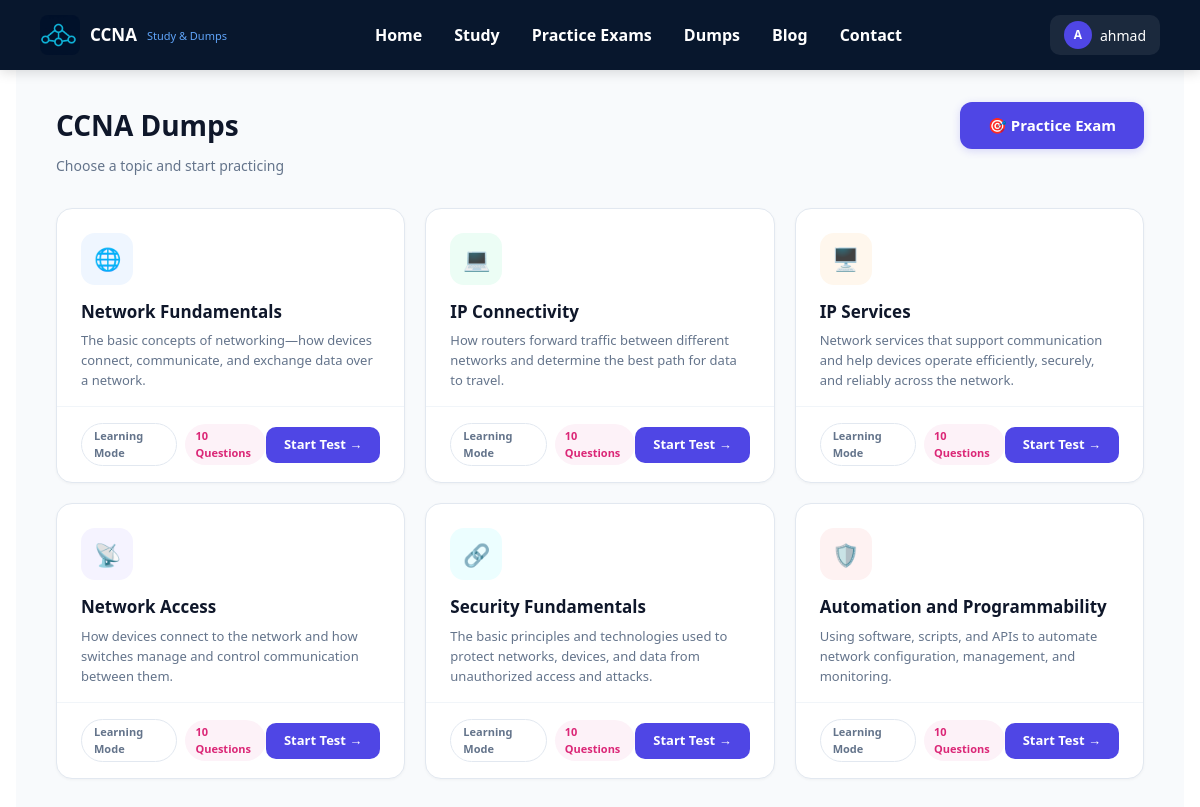
Page /quiz/tests/ (signed in) on the committed database.
### quiz/models.py (models this page shows, shortened)
class Test(models.Model):
    name = models.CharField(max_length=255)
    description = models.TextField(blank=True)
    test_type = models.CharField(max_length=10, choices=TEST_TYPES, default="learning")
    position = models.PositiveIntegerField(
        default=0, help_text="Display order of the test"
    )
    class Meta:
        ordering = ["position", "name"]

### quiz/views.py (the view)
# urls.py: path('tests/', test_list, name='test_list'),
@login_required
def test_list(request):
    tests = Test.objects.annotate(question_count=Count("questions")).order_by(
        "position", "name"
    )
    descriptions = {
        "IP Connectivity": "How routers forward traffic between different networks and determine the best path for data to travel.",
        "Automation and Programmability": "Using software, scripts, and APIs to automate network configuration, management, and monitoring.",
        "IP Services": "Network services that support communication and help devices operate efficiently, securely, and reliably across the network.",
        "Network Access": "How devices connect to the network and how switches manage and control communication between them.",
        "Network Fundamentals": "The basic concepts of networking—how devices connect, communicate, and exchange data over a network.",
        "Security Fundamentals": "The basic principles and technologies used to protect networks, devices, and data from unauthorized access and attacks.",
    }
    FREE_CATEGORIES = ["Network Fundamentals", "IP Connectivity", "IP Services"]
    user_has_full = request.user.is_authenticated and (
        request.user.is_staff
        or getattr(request.user.userprofile, "is_premium", lambda: False)()
    )
    for test in tests:
        test.desc = descriptions.get(test.name, test.description or "Practice questions covering this CCNA exam topic.")
        test.is_locked = (not user_has_full) and (test.name not in FREE_CATEGORIES)
    return render(request, "quiz/test_list.html", {"tests": tests})

### quiz/models.py (called while the page is built)
    def is_premium(self):
        from django.utils import timezone
        return bool(self.premium_expires_at and self.premium_expires_at > timezone.now())

    def premium_days_left(self):
        if not self.is_premium():
            return 0
        from django.utils import timezone
        delta = self.premium_expires_at - timezone.now()
        return max(0, delta.days + (1 if delta.seconds > 0 else 0))

### quiz/templates/quiz/test_list.html (shortened to what this page needs)
{% extends 'quiz/base.html' %}
{% load static %}
{% block extra_head %}
<link rel="stylesheet" href="{% static 'quiz/css/categories.css' %}">
{% endblock %}
{% block content %}
<div class="cat-page">
<div class="cat-container">
<div class="cat-header" style="flex-wrap:wrap">
    <div style="display:flex;align-items:center;justify-content:space-between;width:100%;margin-bottom:4px">
        <h1 style="margin:0">CCNA Dumps</h1>
        <a href="{% url 'practice_exam' %}" style="display:inline-flex;align-items:center;gap:6px;padding:12px 28px;font-size:15px;font-weight:700;color:#fff;background:#4f46e5;border-radius:12px;text-decoration:none;box-shadow:0 2px 8px rgba(79,70,229,.2)">🎯 Practice Exam</a>
    </div>
    <p class="sub">Choose a topic and start practicing</p>
</div>
<div id="testsContainer" class="cat-grid">
    {% for test in tests %}
    <div class="cat-card" data-test-id="{{ test.id }}">
        <div class="cat-card-body">
            <div class="cat-card-icon" style="background:{% cycle '#eff6ff' '#ecfdf5' '#fff7ed' '#f5f3ff' '#ecfeff' '#fef2f2' %};color:{% cycle '#3b82f6' '#10b981' '#f97316' '#8b5cf6' '#06b6d4' '#ef4444' %}">
                {% cycle '🌐' '💻' '🖥' '📡' '🔗' '🛡' %}
            </div>
            <h3 class="cat-card-title">{{ test.name }}</h3>
            <p class="cat-card-desc">{{ test.desc }}</p>
        </div>
        <div class="cat-card-footer">
            <div class="cat-pills">
                <span class="cat-pill-mode">{{ test.get_test_type_display }}</span>
                <span class="cat-pill-count">{{ test.question_count|default:0 }} Questions</span>
            </div>
            <a href="{% url 'start_test' test.id %}" class="btn-start start-test-btn {% if test.is_locked %}locked{% endif %}" {% if test.is_locked %}style="pointer-events:none;background:#cbd5e1"{% endif %}>
                {% if test.is_locked %}🔒 Premium{% else %}Start Test →{% endif %}
            </a>
        </div>
    </div>
    {% empty %}
    <div style="grid-column:1/-1;text-align:center;padding:80px 0">
        <p style="font-size:18px;color:#94a3b8">No dumps yet. Check back soon.</p>
    </div>
    {% endfor %}
</div>
</div>
</div>
{% endblock %}

### quiz/templates/quiz/navbar.html (shortened to what this page needs)
{% load static %}
<nav style="background:#08172d;height:70px;width:100vw;position:fixed;top:0;left:0;z-index:50;display:flex;align-items:center;padding:0 40px;box-shadow:0 2px 12px rgba(0,0,0,0.15)">
    <a href="{% url 'landing_page' %}" style="display:flex;align-items:center;gap:10px;text-decoration:none;flex-shrink:0">
        <img src="{% static 'images/ali.png' %}?v=3" alt="CCNA Prep" style="width:40px;height:40px;border-radius:8px;object-fit:cover">
        <span style="color:#fff;font-weight:700;font-size:17px">CCNA</span><span style="color:#60a5fa;font-size:11px;display:block;line-height:1">Study &amp; Dumps</span>
    </a>
    <ul style="display:flex;align-items:center;gap:32px;list-style:none;margin:0 auto;padding:0">
        <li><a href="{% url 'landing_page' %}" style="color:#fff;font-weight:600;font-size:16px;text-decoration:none">Home</a></li>
        <li><a href="{% url 'study' %}" style="color:#fff;font-weight:600;font-size:16px;text-decoration:none">Study</a></li>
        <li><a href="{% url 'practice_exam' %}" style="color:#fff;font-weight:600;font-size:16px;text-decoration:none">Practice Exams</a></li>
        <li><a href="{% url 'test_list' %}" style="color:#fff;font-weight:600;font-size:16px;text-decoration:none">Dumps</a></li>
        <li><a href="#" style="color:#fff;font-weight:600;font-size:16px;text-decoration:none">Blog</a></li>
        <li><a href="{% url 'about' %}" style="color:#fff;font-weight:600;font-size:16px;text-decoration:none">Contact</a></li>
    </ul>
    <div style="display:flex;align-items:center;gap:12px;flex-shrink:0">
        {% if user.is_authenticated %}
            <div style="position:relative" id="user-menu-wrap">
                <button id="user-menu-btn" style="display:flex;align-items:center;gap:8px;background:rgba(255,255,255,.08);border:none;color:#fff;padding:6px 14px;border-radius:10px;cursor:pointer;font-size:14px;font-weight:500">
                    <span style="width:28px;height:28px;border-radius:50%;background:#4f46e5;display:flex;align-items:center;justify-content:center;font-size:12px;font-weight:700">{{ user.username|slice:":1"|upper }}</span>
                    {{ user.username }}
                </button>
            </div>
        {% endif %}
    </div>
</nav>
<div style="height:70px"></div>

### quiz/static/quiz/css/categories.css (style rules this page uses)
.cat-page { background: #f8fafc; min-height: 100vh; }
.cat-container { max-width: 1300px; margin: 0 auto; padding: 32px 40px; }
.cat-header { display: flex; justify-content: space-between; align-items: flex-start; margin-bottom: 32px; }
.cat-header h1 { font-size: 28px; font-weight: 800; color: #0f172a; }
.cat-header .sub { font-size: 14px; color: #64748b; margin-top: 2px; }
.cat-grid { display: grid; grid-template-columns: repeat(3, 1fr); gap: 20px; }
.cat-card { background: #fff; border-radius: 16px; border: 1px solid #e2e8f0; box-shadow: 0 1px 3px rgba(0,0,0,.04); padding: 0; transition: transform .25s, box-shadow .25s; overflow: hidden; display: flex; flex-direction: column; }
.cat-card-body { padding: 24px 24px 0; flex: 1; }
.cat-card-icon { width: 52px; height: 52px; border-radius: 14px; display: flex; align-items: center; justify-content: center; font-size: 22px; margin-bottom: 14px; }
.cat-card-title { font-size: 17px; font-weight: 700; color: #0f172a; margin-bottom: 6px; }
.cat-card-desc { font-size: 13px; color: #64748b; line-height: 1.55; }
.cat-card-footer { display: flex; align-items: center; justify-content: space-between; padding: 16px 24px; margin-top: 16px; border-top: 1px solid #f1f5f9; }
.cat-pills { display: flex; align-items: center; gap: 8px; }
.cat-pill-mode { font-size: 11px; font-weight: 600; padding: 4px 12px; border-radius: 99px; border: 1px solid #e2e8f0; color: #64748b; background: #fff; }
.cat-pill-count { font-size: 11px; font-weight: 700; padding: 4px 10px; border-radius: 99px; background: #fdf2f8; color: #db2777; }
.btn-start { display: inline-flex; align-items: center; gap: 4px; padding: 8px 18px; font-size: 13px; font-weight: 600; color: #fff; background: #4f46e5; border-radius: 10px; text-decoration: none; transition: background .2s; white-space: nowrap; }

### rows in the picture
Test: name "Network Fundamentals", desc "The basic concepts of networking—how devices connect, communicate, and exchange data over a network.", test_type "Learning Mode", question_count "10", shows "Start Test →"
Test: name "IP Connectivity", desc "How routers forward traffic between different networks and determine the best path for data to travel.", test_type "Learning Mode", question_count "10", shows "Start Test →"
Test: name "IP Services", desc "Network services that support communication and help devices operate efficiently, securely, and reliably across the network.", test_type "Learning Mode", question_count "10", shows "Start Test →"
Test: name "Network Access", desc "How devices connect to the network and how switches manage and control communication between them.", test_type "Learning Mode", question_count "10", shows "Start Test →"
Test: name "Security Fundamentals", desc "The basic principles and technologies used to protect networks, devices, and data from unauthorized access and attacks.", test_type "Learning Mode", question_count "10", shows "Start Test →"
Test: name "Automation and Programmability", desc "Using software, scripts, and APIs to automate network configuration, management, and monitoring.", test_type "Learning Mode", question_count "10", shows "Start Test →"

### other values in the picture
{{ user.username|slice:":1"|upper }} "A"
{{ user.username }} "ahmad"
